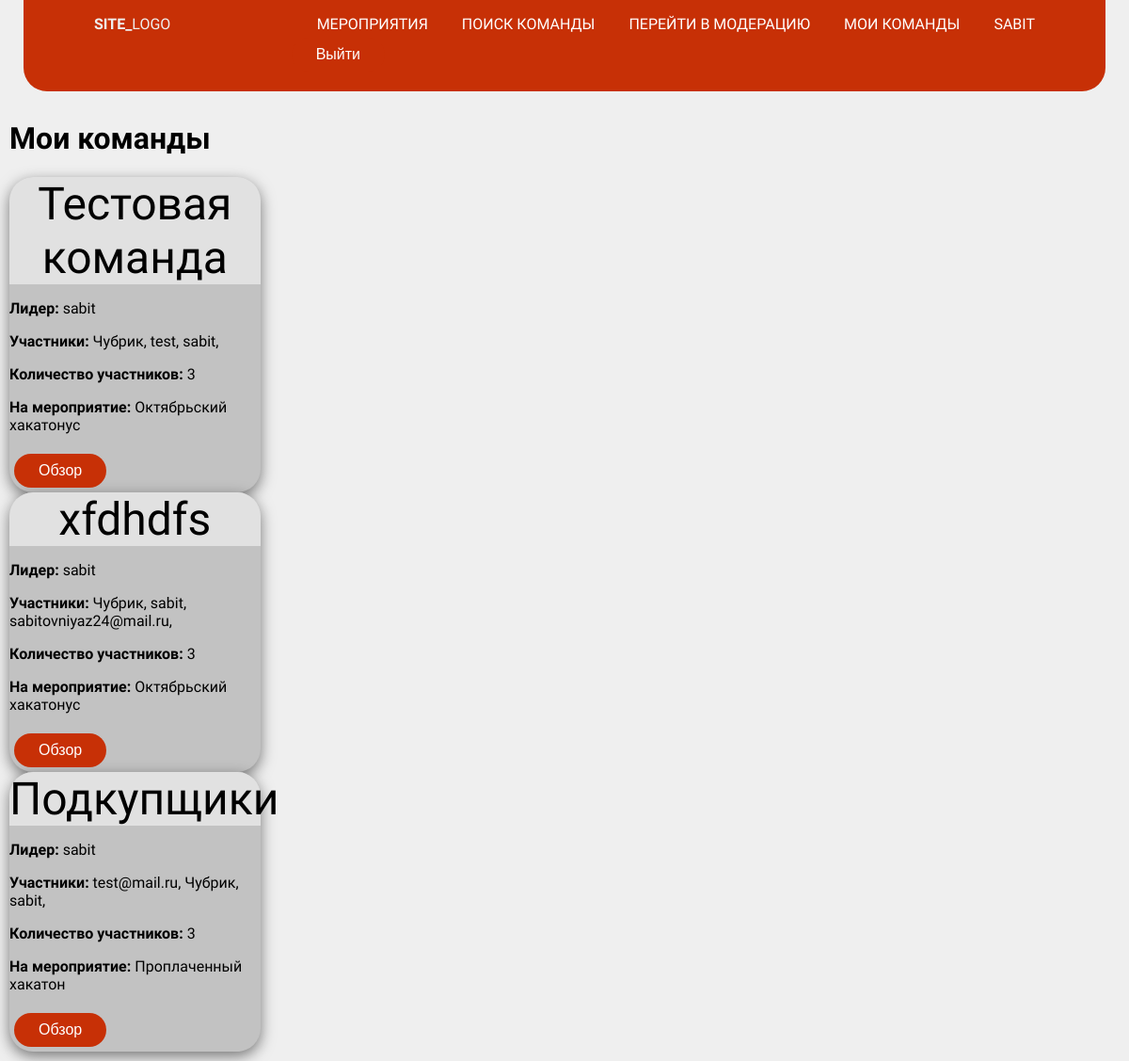
The app's page /event/my_teams/ (signed in) with its own data.
### account/models.py (models this page shows)
class User(AbstractUser):
    GENDER_CHOICES = [
        ('M', 'Male'),
        ('F', 'Female'),
    ]
    name = models.CharField(max_length=100, null=False)
    email = models.EmailField(unique=True, null=False)
    date_birth = models.DateField(blank=True, null=True, verbose_name='Дата рождения')
    gender = models.CharField(max_length=1, choices=GENDER_CHOICES, null=True, blank=True)
    id = models.UUIDField(default=uuid.uuid4, unique=True,
                          primary_key=True, editable=False)
    USERNAME_FIELD = 'email'
    REQUIRED_FIELDS = ["username"]
    def __str__(self):
        return self.username

### event/models.py (models this page shows, shortened)
class Team(models.Model):
    name = models.CharField(max_length=200, null=False)
    leader_id = models.ForeignKey(settings.AUTH_USER_MODEL, null=False, on_delete=models.CASCADE, related_name='leader')
    members = models.ManyToManyField(settings.AUTH_USER_MODEL, blank=True, related_name='members')
    competition = models.ForeignKey(Competition, on_delete=models.CASCADE, related_name='competition')
    is_search_members = models.BooleanField(default=False)
    is_draft = models.BooleanField(default=True)  # Черновик или уже нет
    @property
    def get_member_count(self):
        return self.members.count()  # Возвращает количество участников

class Competition(models.Model):
    title = models.CharField(max_length=200)
    description = models.TextField(null=True, blank=True)
    start_time = models.DateTimeField()
    end_time = models.DateTimeField()
    registration_deadline = models.DateTimeField(null=True)
    location = models.CharField(max_length=200) # Можно подробнее, но не сейчас
    sport_name = models.ForeignKey(SportClass, on_delete=models.CASCADE)
    time_created = models.DateTimeField(auto_now_add=True)
    time_updated = models.DateTimeField(auto_now=True)
    class Meta:
        ordering = ['start_time']

### event/views.py (the view)
# urls.py: path('my_teams/', MyTeams.as_view(), name='my_teams'),
class MyTeams(LoginRequiredMixin, ListView):
    model = Team
    template_name = "event/my_teams.html"
    context_object_name = "teams"
    def get_queryset(self):
        return Team.objects.all().filter(members=self.request.user) # пока так
    def get_context_data(self, **kwargs):
        context = super().get_context_data(**kwargs)
        return context

### event/templates/event/my_teams.html
{% extends "base.html" %}
{% block header %}
    {% include "event/includes/header.html" %}
{% endblock %}
{% block content %}
<h1>Мои команды</h1>
<div>
    {% for team in teams %}
    <div class="competition3">
        <div class="card_top2" style="width:200pt;">
            <div class="card_name2">{{ team.name }}</div>
        </div>
        <div class="ard_bottom2">
            <p><strong>Лидер: </strong> {{ team.leader_id }}</p>
            <p><strong>Участники:</strong>
                {% for member in team.members.all %}
                    {{ member.username }},
                {% endfor %}
            </p>
            <p><strong>Количество участников: </strong> {{ team.get_member_count }}</p>
            <p><strong>На мероприятие:</strong> {{ team.competition.title }}</p>
            <button><a href="{% url 'team_detail' team.id %}">Обзор</a></button>
        </div>
    </div>
    {% empty %}
        <p>Вы, не состоите в команде.</p>
    {% endfor %}
</div>
{% endblock %}

### event/templates/event/includes/header.html (shortened to what this page needs)
{% load static %}
<header>
    <div class="wrapper">
        <h1 class="logo">Site_<span>Logo</span></h1>
        <nav class="main-nav">
            <ul>
                <li><a href="{% url 'posts' %}">Мероприятия</a></li>
                <li><a href="{% url 'team_search' %}">Поиск команды</a></li>
                {% if user.is_authenticated %}
                    {% if user.is_superuser %}
                        <li><a href="/admin/" class="btn btn-primary">Перейти в модерацию</a></li>
                    {% endif %}
                    <li><a href="{% url 'my_teams' %}">Мои команды</a></li>
                    <li><a href="{% url 'account:profile' %}">{{ user.username }}</a></li>
                    <form method="post" action="{% url 'account:logout' %}">
                        <button type="submit">Выйти</button>
                    </form>
                {% else %}
                    <li><a href="{% url 'account:login' %}">Вход</a></li>
                {% endif %}
            </ul>
        </nav>
    </div>
</header>

### static/css/base.css (style rules this page uses)
:root { --main-color: #C73006; --second-color: #efefef; --breadcrumbs-fg: #464655; }
body { margin: 0; padding: 0; background: var(--second-color); font-family: 'QuickSand', sans-serif; }
.wrapper { width: 95%; max-width: 1000px; margin: 0 auto; }
header { background: var(--main-color); color: var(--second-color); position: relative; padding: 1em 0; margin: 0px 25px 0px 25px; border-radius: 0px 0px 25px 25px; }
header::after { content: ""; clear: both; display: block; }
.logo { float: left; font-size: 1rem; margin: 0; text-transform: uppercase; font-weight: 700; }
.logo span { font-weight: 400; }
.main-nav { position: absolute; top: 100%; right: 0; left: 0; background: var(--breadcrumbs-fg); height: 0; overflow: hidden; }
.main-nav ul { margin: 0; padding: 0; list-style: none; }
.main-nav li { border-bottom: 1px solid #575766; }
.main-nav a { color: white; display: block; padding: 1em 1em; text-decoration: none; text-transform: uppercase; }
@media only screen and (min-width: 800px) { .main-nav { height: auto; position: relative; background: transparent; float: right; } }
@media only screen and (min-width: 800px) { .main-nav li { display: inline-block; border: none; } }
@media only screen and (min-width: 800px) { .main-nav a { padding: 0; margin-left: 2em; } }
button { background-color: var(--main-color) !important; margin: 5px; border: none; color: white; padding: 9px 26px; text-align: center; text-decoration: none; display: inline-block; font-size: 16px; border-radius: 20px; }
a { color: white; text-decoration: none; }
.competition3 { height: auto; background-color: #C2C2C2; border-radius: 25px; box-shadow: 0px 5px 15px rgba(0, 0, 0, 0.50); width: min-content; }
.card_top2 { background-color: #E1E1E1; width: 100%; border-radius: 25px 25px 0px 0px; }
.card_name2 { text-align: center; font-size: 48px; }

### records on screen
User: username "SABIT", username "sabit"
Team: name "Тестовая команда", leader_id "sabit", get_member_count "3", competition "Октябрьский хакатонус"
User: username "Чубрик"
User: username "test"
Team: name "xfdhdfs", leader_id "sabit", get_member_count "3", competition "Октябрьский хакатонус"
User: username "sabitovniyaz24@mail.ru"
Team: name "Подкупщики", leader_id "sabit", get_member_count "3", competition "Проплаченный хакатон"
User: username "test@mail.ru"
